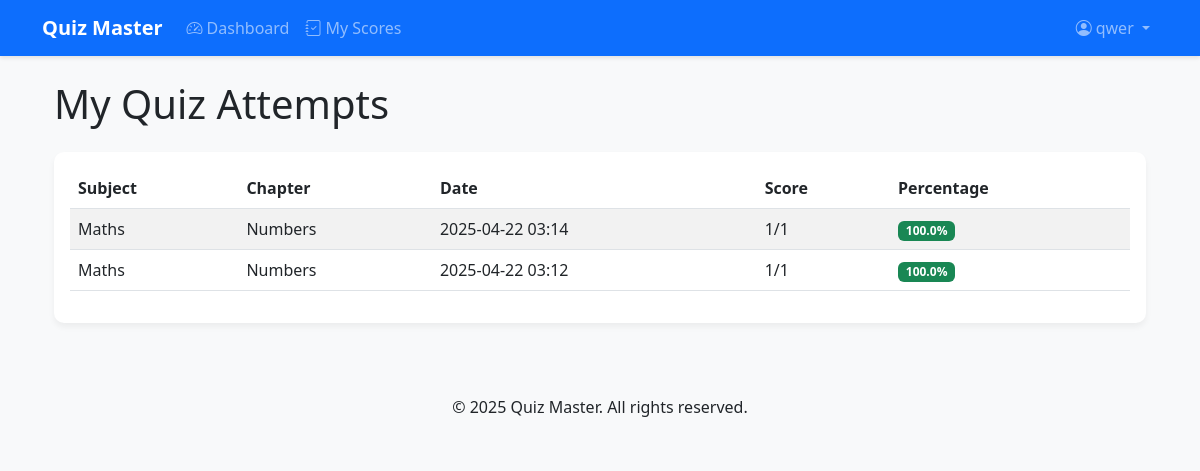
Screenshot of /user/scores (signed in) with the database file from the repository.
### models.py (models this page shows, shortened)
class User(UserMixin, db.Model):
    __tablename__ = 'users'
    id = db.Column(db.Integer, primary_key=True)
    username = db.Column(db.String(80), unique=True, nullable=False)
    email = db.Column(db.String(120), unique=True, nullable=False)
    password = db.Column(db.String(200), nullable=False)
    full_name = db.Column(db.String(120))
    qualification = db.Column(db.String(120))
    dob = db.Column(db.Date)
    is_admin = db.Column(db.Boolean, default=False)
    created_at = db.Column(db.DateTime, default=datetime.utcnow)
    scores = db.relationship('Score', backref='user', lazy=True, cascade='all, delete-orphan')

class Score(db.Model):
    __tablename__ = 'scores'
    id = db.Column(db.Integer, primary_key=True)
    quiz_id = db.Column(db.Integer, db.ForeignKey('quizzes.id'), nullable=False)
    user_id = db.Column(db.Integer, db.ForeignKey('users.id'), nullable=False)
    timestamp = db.Column(db.DateTime, default=datetime.utcnow)
    total_scored = db.Column(db.Integer, nullable=False)
    total_questions = db.Column(db.Integer, nullable=False)
    @property
    def percentage(self):
        return round((self.total_scored / self.total_questions) * 100, 2)

class Subject(db.Model):
    __tablename__ = 'subjects'
    id = db.Column(db.Integer, primary_key=True)
    name = db.Column(db.String(120), unique=True, nullable=False)
    description = db.Column(db.Text)
    created_at = db.Column(db.DateTime, default=datetime.utcnow)
    chapters = db.relationship('Chapter', backref='subject', lazy=True, cascade='all, delete-orphan')

class Chapter(db.Model):
    __tablename__ = 'chapters'
    id = db.Column(db.Integer, primary_key=True)
    name = db.Column(db.String(120), nullable=False)
    description = db.Column(db.Text)
    subject_id = db.Column(db.Integer, db.ForeignKey('subjects.id'), nullable=False)
    created_at = db.Column(db.DateTime, default=datetime.utcnow)
    quizzes = db.relationship('Quiz', backref='chapter', lazy=True, cascade='all, delete-orphan')

### routes/user.py (the view)
@user_bp.route('/scores')
@login_required
def view_my_scores():
    scores = Score.query.filter_by(
        user_id=current_user.id
    ).join(Quiz).join(Chapter).join(Subject).options(
        db.joinedload(Score.quiz).joinedload(Quiz.chapter).joinedload(Chapter.subject)
    ).order_by(Score.timestamp.desc()).all()
    return render_template('view_my_scores.html', scores=scores)  # Let the model handle percentage!

### app.py (called while the page is built)
def create_app():
    app = Flask(__name__)
    app.config.from_object(Config)
    db.init_app(app)
    migrate = Migrate(app, db)
    login_manager = LoginManager()
    login_manager.login_view = 'auth.login'
    login_manager.init_app(app)
    @login_manager.user_loader
    def load_user(user_id):
        from models import User
        return User.query.get(int(user_id))
    init_routes(app)
    @app.route('/')
    def index():
        return render_template('index.html')
    return app

### templates/view_my_scores.html (shortened to what this page needs)
{% extends "base.html" %}
{% block content %}
<div class="container">
    <h1 class="mb-4">My Quiz Attempts</h1>
    <div class="card">
        <div class="card-body">
            {% if scores %}
            <div class="table-responsive">
                <table class="table table-striped">
                    <thead>
                        <tr>
                            <th>Subject</th>
                            <th>Chapter</th>
                            <th>Date</th>
                            <th>Score</th>
                            <th>Percentage</th>
                        </tr>
                    </thead>
                    <tbody>
                        {% for score in scores %}
                        <tr>
                            <td>{{ score.quiz.chapter.subject.name }}</td>
                            <td>{{ score.quiz.chapter.name }}</td>
                            <td>{{ score.timestamp.strftime('%Y-%m-%d %H:%M') }}</td>
                            <td>{{ score.total_scored }}/{{ score.total_questions }}</td>
                            <td>
                                <span class="badge bg-{% if score.percentage >= 70 %}success{% elif score.percentage >= 50 %}warning{% else %}danger{% endif %}">
                                    {{ score.percentage }}%
                                </span>
                            </td>
                        </tr>
                        {% endfor %}
                    </tbody>
                </table>
            </div>
            {% else %}
            <p class="text-muted">No quiz attempts yet. <a href="{{ url_for('user.dashboard') }}">Take a quiz!</a></p>
            {% endif %}
        </div>
    </div>
</div>
{% endblock %}

### templates/base.html (shortened to what this page needs)
<!DOCTYPE html>
<html lang="en">
<head>
    <link href="https://cdn.jsdelivr.net/npm/bootstrap@5.3.0/dist/css/bootstrap.min.css" rel="stylesheet">
    <link rel="stylesheet" href="https://cdn.jsdelivr.net/npm/bootstrap-icons@1.10.0/font/bootstrap-icons.css">
    <link rel="stylesheet" href="{{ url_for('static', filename='css/styles.css') }}">
</head>
<body>
    <nav class="navbar navbar-expand-lg navbar-dark bg-primary">
        <div class="container">
            <a class="navbar-brand" href="{{ url_for('index') }}">Quiz Master</a>
            <div class="collapse navbar-collapse" id="navbarNav">
                <ul class="navbar-nav me-auto">
                    {% if current_user.is_authenticated %}
                    {% if not current_user.is_admin %}
                        <li class="nav-item">
                            <a class="nav-link" href="{{ url_for('user.dashboard') }}">
                                <i class="bi bi-speedometer2 me-1"></i>Dashboard
                            </a>
                        </li>
                        <li class="nav-item">
                            <a class="nav-link" href="{{ url_for('user.view_my_scores') }}">
                                <i class="bi bi-journal-check me-1"></i>My Scores
                            </a>
                        </li>
                        {% endif %}
                    {% endif %}
                </ul>
                <ul class="navbar-nav">
                    {% if current_user.is_authenticated %}
                        <li class="nav-item dropdown">
                            <a class="nav-link dropdown-toggle" href="#" id="userDropdown" role="button" data-bs-toggle="dropdown" aria-expanded="false">
                                <i class="bi bi-person-circle me-1"></i>{{ current_user.full_name or current_user.username }}
                            </a>
                        </li>
                    {% endif %}
                </ul>
            </div>
        </div>
    </nav>
    <main class="container my-4">
        {% block content %}{% endblock %}
    </main>
    <footer class="bg-light py-4 mt-5">
        <div class="container text-center">
            <p class="mb-0">&copy; 2025 Quiz Master. All rights reserved.</p>
        </div>
    </footer>
</body>
</html>

### static/css/styles.css (style rules this page uses)
body { font-family: 'Segoe UI', Tahoma, Geneva, Verdana, sans-serif; background-color: #f8f9fa; color: #212529; }
.navbar { box-shadow: 0 2px 4px rgba(0,0,0,.1); }
.navbar-brand { font-weight: 700; }
.card { border: none; border-radius: 10px; box-shadow: 0 4px 6px rgba(0,0,0,.05); transition: transform 0.2s, box-shadow 0.2s; }

### rows the page displays
User: full_name "qwer"
Score: quiz.chapter.subject.name "Maths", quiz.chapter.name "Numbers", timestamp "2025-04-22 03:14", total_scored "1", total_questions "1", percentage "100.0"
Score: quiz.chapter.subject.name "Maths", quiz.chapter.name "Numbers", timestamp "2025-04-22 03:12", total_scored "1", total_questions "1", percentage "100.0"
